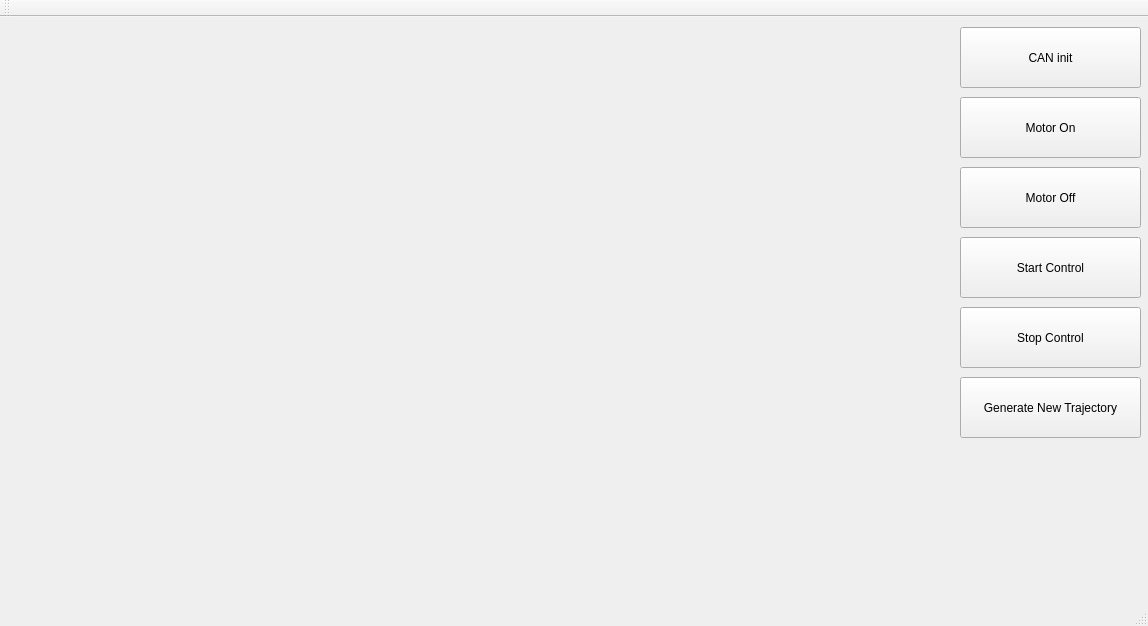
<?xml version="1.0" encoding="UTF-8"?>
<ui version="4.0">
 <class>MainWindow</class>
 <widget class="QMainWindow" name="MainWindow">
  <property name="geometry">
   <rect>
    <x>0</x>
    <y>0</y>
    <width>1148</width>
    <height>626</height>
   </rect>
  </property>
  <property name="windowTitle">
   <string>MainWindow</string>
  </property>
  <widget class="QWidget" name="centralWidget">
   <widget class="QPushButton" name="pushButton">
    <property name="geometry">
     <rect>
      <x>960</x>
      <y>10</y>
      <width>181</width>
      <height>61</height>
     </rect>
    </property>
    <property name="text">
     <string>CAN init</string>
    </property>
   </widget>
   <widget class="QPushButton" name="pushButton_2">
    <property name="geometry">
     <rect>
      <x>960</x>
      <y>80</y>
      <width>181</width>
      <height>61</height>
     </rect>
    </property>
    <property name="text">
     <string>Motor On</string>
    </property>
   </widget>
   <widget class="QPushButton" name="pushButton_3">
    <property name="geometry">
     <rect>
      <x>960</x>
      <y>150</y>
      <width>181</width>
      <height>61</height>
     </rect>
    </property>
    <property name="text">
     <string>Motor Off</string>
    </property>
   </widget>
   <widget class="QPushButton" name="pushButton_4">
    <property name="geometry">
     <rect>
      <x>960</x>
      <y>220</y>
      <width>181</width>
      <height>61</height>
     </rect>
    </property>
    <property name="text">
     <string>Start Control</string>
    </property>
   </widget>
   <widget class="QPushButton" name="pushButton_5">
    <property name="geometry">
     <rect>
      <x>960</x>
      <y>290</y>
      <width>181</width>
      <height>61</height>
     </rect>
    </property>
    <property name="text">
     <string>Stop Control</string>
    </property>
   </widget>
   <widget class="QPushButton" name="pushButton_6">
    <property name="geometry">
     <rect>
      <x>960</x>
      <y>360</y>
      <width>181</width>
      <height>61</height>
     </rect>
    </property>
    <property name="text">
     <string>Generate New Trajectory</string>
    </property>
   </widget>
   <widget class="QCustomPlot" name="widget" native="true">
    <property name="geometry">
     <rect>
      <x>10</x>
      <y>10</y>
      <width>941</width>
      <height>271</height>
     </rect>
    </property>
   </widget>
   <widget class="QCustomPlot" name="widget_2" native="true">
    <property name="geometry">
     <rect>
      <x>10</x>
      <y>290</y>
      <width>941</width>
      <height>271</height>
     </rect>
    </property>
   </widget>
   <zorder>pushButton_4</zorder>
   <zorder>pushButton</zorder>
   <zorder>pushButton_2</zorder>
   <zorder>pushButton_3</zorder>
   <zorder>pushButton_5</zorder>
   <zorder>pushButton_6</zorder>
   <zorder>widget</zorder>
   <zorder>widget_2</zorder>
  </widget>
  <widget class="QMenuBar" name="menuBar">
   <property name="geometry">
    <rect>
     <x>0</x>
     <y>0</y>
     <width>1148</width>
     <height>22</height>
    </rect>
   </property>
  </widget>
  <widget class="QToolBar" name="mainToolBar">
   <attribute name="toolBarArea">
    <enum>TopToolBarArea</enum>
   </attribute>
   <attribute name="toolBarBreak">
    <bool>false</bool>
   </attribute>
  </widget>
  <widget class="QStatusBar" name="statusBar"/>
 </widget>
 <layoutdefault spacing="6" margin="11"/>
 <customwidgets>
  <customwidget>
   <class>QCustomPlot</class>
   <extends>QWidget</extends>
   <header>qcustomplot.h</header>
   <container>1</container>
  </customwidget>
 </customwidgets>
 <resources/>
 <connections/>
</ui>
